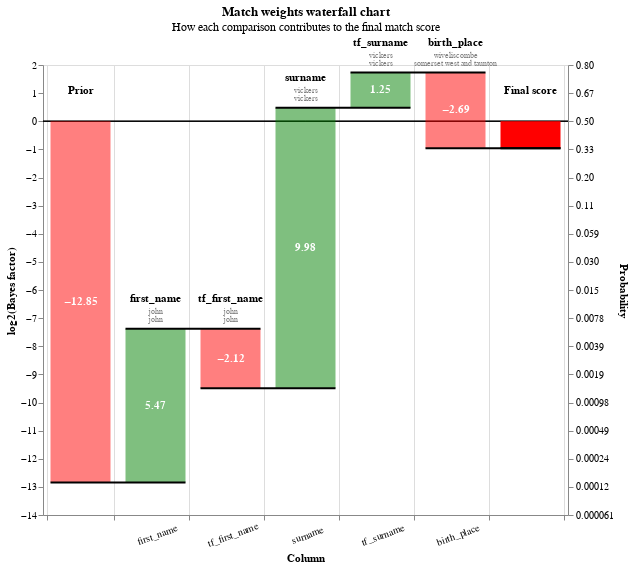

Source (notebook cell):
### Code cell
# Some of the false negatives will be because they weren't detected by the blocking rules
records = linker.prediction_errors_from_labels_column(
    "cluster",
    threshold=0.5,
    include_false_negatives=True,
    include_false_positives=False,
).as_record_dict(limit=50)

linker.waterfall_chart(records)

### Figure 1 — Vega-Lite specification as saved in the notebook (floating-point values rounded to 4 significant figures; data arrays with more than 128 entries replaced by an {"elided": "..."} marker saying what was removed)
{"$schema": "https://vega.github.io/schema/vega-lite/v5.9.3.json", "config": {"view": {"continuousHeight": 300, "continuousWidth": 400}}, "data": {"name": "data-c636e38d70c99a89044532aac59e0403"}, "datasets": {"data-c636e38d70c99a89044532aac59e0403": {"elided": "650 records"}}, "height": 450, "layer": [{"layer": [{"encoding": {"color": {"value": "black"}, "size": {"value": 0.5}, "y": {"field": "zero", "type": "quantitative"}}, "mark": "rule"}, {"encoding": {"color": {"condition": {"test": "(datum.log2_bayes_factor < 0)", "value": "red"}, "value": "green"}, "opacity": {"condition": {"test": "datum.column_name == 'Prior match weight' || datum.column_name == 'Final score'", "value": 1}, "value": 0.5}, "tooltip": [{"field": "column_name", "title": "Comparison column", "type": "nominal"}, {"field": "value_l", "title": "Value (L)", "type": "nominal"}, {"field": "value_r", "title": "Value (R)", "type": "nominal"}, {"field": "label_for_charts", "title": "Label", "type": "ordinal"}, {"field": "sql_condition", "title": "SQL condition", "type": "nominal"}, {"field": "comparison_vector_value", "title": "Comparison vector value", "type": "nominal"}, {"field": "bayes_factor", "format": ",.4f", "title": "Bayes factor = m/u", "type": "quantitative"}, {"field": "log2_bayes_factor", "format": ",.4f", "title": "Match weight = log2(m/u)", "type": "quantitative"}, {"field": "prob", "format": ".4f", "title": "Adjusted match score", "type": "quantitative"}, {"field": "bayes_factor_description", "title": "Match weight description", "type": "nominal"}], "x": {"axis": {"grid": true, "labelAlign": "center", "labelAngle": -20, "labelExpr": "datum.value == 'Prior' || datum.value == 'Final score' ? '' : datum.value", "labelPadding": 10, "tickBand": "extent", "title": "Column"}, "field": "column_name", "sort": {"field": "bar_sort_order", "order": "ascending"}, "type": "nominal"}, "y": {"axis": {"grid": false, "orient": "left", "title": "log2(Bayes factor)"}, "field": "previous_sum", "type": "quantitative"}, "y2": {"field": "sum"}}, "mark": {"type": "bar", "width": 60}}, {"encoding": {"color": {"value": "white"}, "text": {"condition": {"field": "log2_bayes_factor", "format": ".2f", "test": "abs(datum.log2_bayes_factor) > 1", "type": "nominal"}, "value": ""}, "x": {"axis": {"labelAngle": -20, "title": "Column"}, "field": "column_name", "sort": {"field": "bar_sort_order", "order": "ascending"}, "type": "nominal"}, "y": {"axis": {"orient": "left"}, "field": "center", "type": "quantitative"}}, "mark": {"fontWeight": "bold", "type": "text"}}, {"encoding": {"color": {"value": "black"}, "text": {"field": "column_name", "type": "nominal"}, "x": {"axis": {"labelAngle": -20, "title": "Column"}, "field": "column_name", "sort": {"field": "bar_sort_order", "order": "ascending"}, "type": "nominal"}, "y": {"field": "sum_top", "type": "quantitative"}}, "mark": {"baseline": "bottom", "dy": -25, "fontWeight": "bold", "type": "text"}}, {"encoding": {"color": {"value": "grey"}, "text": {"field": "value_l", "type": "nominal"}, "x": {"axis": {"labelAngle": -20, "title": "Column"}, "field": "column_name", "sort": {"field": "bar_sort_order", "order": "ascending"}, "type": "nominal"}, "y": {"field": "sum_top", "type": "quantitative"}}, "mark": {"baseline": "bottom", "dy": -13, "fontSize": 8, "type": "text"}}, {"encoding": {"color": {"value": "grey"}, "text": {"field": "value_r", "type": "nominal"}, "x": {"axis": {"labelAngle": -20, "title": "Column"}, "field": "column_name", "sort": {"field": "bar_sort_order", "order": "ascending"}, "type": "nominal"}, "y": {"field": "sum_top", "type": "quantitative"}}, "mark": {"baseline": "bottom", "dy": -5, "fontSize": 8, "type": "text"}}]}, {"encoding": {"x": {"axis": {"labelAngle": -20, "title": "Column"}, "field": "column_name", "sort": {"field": "bar_sort_order", "order": "ascending"}, "type": "nominal"}, "x2": {"field": "lead"}, "y": {"axis": {"labelExpr": "format(1 / (1 + pow(2, -1*datum.value)), '.2r')", "orient": "right", "title": "Probability"}, "field": "sum", "scale": {"zero": false}, "type": "quantitative"}}, "mark": {"color": "black", "strokeWidth": 2, "type": "rule", "x2Offset": 30, "xOffset": -30}}], "params": [{"bind": {"input": "range", "max": 49, "min": 0, "step": 1}, "name": "record_number", "value": 0}], "resolve": {"axis": {"y": "independent"}}, "title": {"subtitle": "How each comparison contributes to the final match score", "text": "Match weights waterfall chart"}, "transform": [{"filter": "(datum.record_number == record_number)"}, {"filter": "(datum.bayes_factor !== 1.0)"}, {"frame": [null, 0], "window": [{"as": "sum", "field": "log2_bayes_factor", "op": "sum"}, {"as": "lead", "field": "column_name", "op": "lead"}]}, {"as": "sum", "calculate": "datum.column_name === \"Final score\" ? datum.sum - datum.log2_bayes_factor : datum.sum"}, {"as": "lead", "calculate": "datum.lead === null ? datum.column_name : datum.lead"}, {"as": "previous_sum", "calculate": "datum.column_name === \"Final score\" || datum.column_name === \"Prior match weight\" ? 0 : datum.sum - datum.log2_bayes_factor"}, {"as": "top_label", "calculate": "datum.sum > datum.previous_sum ? datum.column_name : \"\""}, {"as": "bottom_label", "calculate": "datum.sum < datum.previous_sum ? datum.column_name : \"\""}, {"as": "sum_top", "calculate": "datum.sum > datum.previous_sum ? datum.sum : datum.previous_sum"}, {"as": "sum_bottom", "calculate": "datum.sum < datum.previous_sum ? datum.sum : datum.previous_sum"}, {"as": "center", "calculate": "(datum.sum + datum.previous_sum) / 2"}, {"as": "text_log2_bayes_factor", "calculate": "(datum.log2_bayes_factor > 0 ? \"+\" : \"\") + datum.log2_bayes_factor"}, {"as": "dy", "calculate": "datum.sum < datum.previous_sum ? 4 : -4"}, {"as": "baseline", "calculate": "datum.sum < datum.previous_sum ? \"top\" : \"bottom\""}, {"as": "prob", "calculate": "1. / (1 + pow(2, -1.*datum.sum))"}, {"as": "zero", "calculate": "0*datum.sum"}], "width": {"step": 75}}
